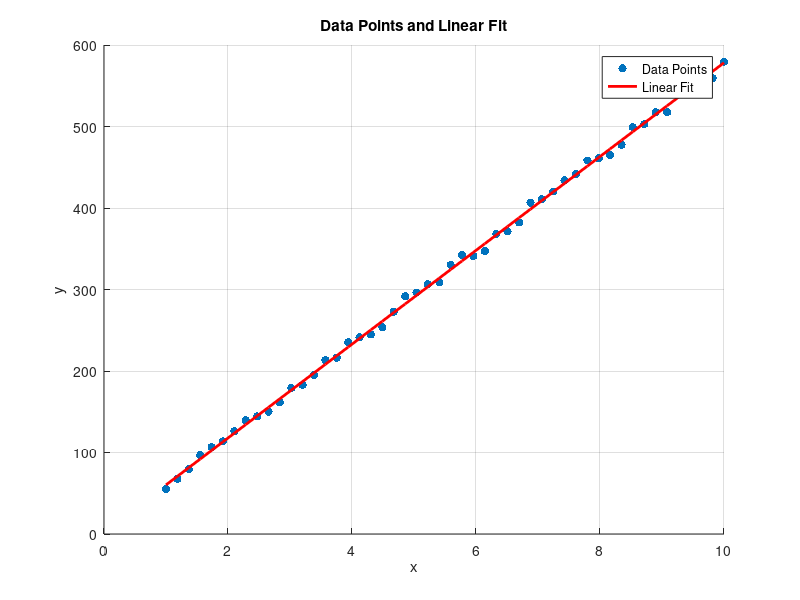

MATLAB code for this plot:
R = 58 ;
n = 50; % Number of data points
x = linspace(1, 10, n);
y = R * x + randn(1, n) * 5; % Linear relationship with some noise

% Plotting the data points and the linear fit
figure;
scatter(x, y, 'filled');
hold on;
p = polyfit(x, y, 1); % Linear fit
y_fit = polyval(p, x);
plot(x, y_fit, '-r', 'LineWidth', 2);
xlabel('x');
ylabel('y');
title('Data Points and Linear Fit');
legend('Data Points', 'Linear Fit');
grid on;